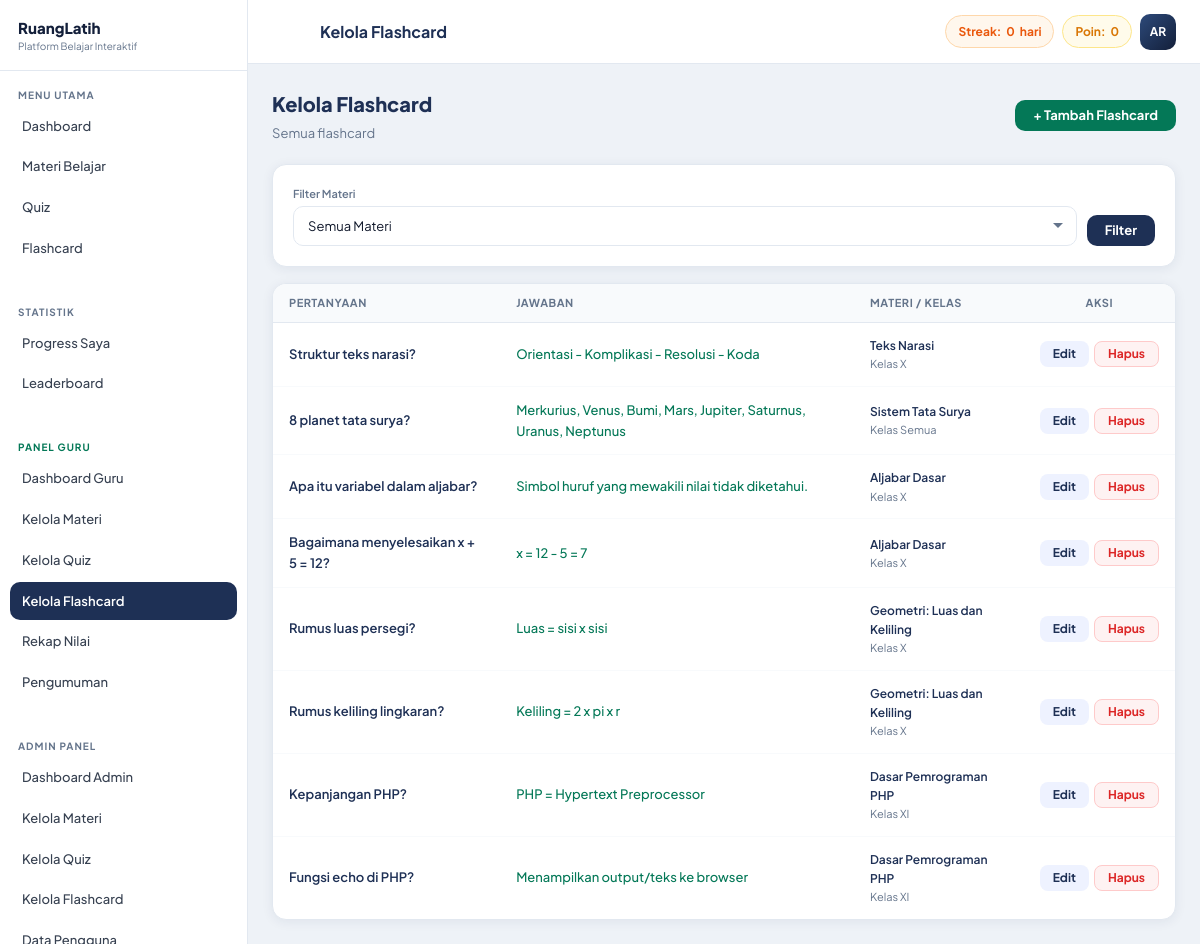
Page /guru/flashcard.php (signed in) on the committed database.
### tables this page shows
CREATE TABLE users (
    id          INT AUTO_INCREMENT PRIMARY KEY,
    name        VARCHAR(100) NOT NULL,
    email       VARCHAR(150) UNIQUE NOT NULL,
    password    VARCHAR(255) NOT NULL,
    role        ENUM('user','admin','guru') DEFAULT 'user',
    nisn        VARCHAR(10)  DEFAULT NULL COMMENT '10 digit Nomor Induk Siswa Nasional',
    no_absen    TINYINT UNSIGNED DEFAULT NULL COMMENT 'Nomor absen di kelas',
    kelas       VARCHAR(30)  DEFAULT NULL  COMMENT 'Contoh: X IPA 1, XI RPL 2',
    avatar      VARCHAR(255) DEFAULT NULL,
    total_points INT DEFAULT 0,
    streak      INT DEFAULT 0,
    last_active DATE DEFAULT NULL,
    created_at  TIMESTAMP DEFAULT CURRENT_TIMESTAMP
);

CREATE TABLE flashcards (
    id          INT AUTO_INCREMENT PRIMARY KEY,
    material_id INT NOT NULL,
    question    TEXT NOT NULL,
    answer      TEXT NOT NULL,
    FOREIGN KEY (material_id) REFERENCES materials(id) ON DELETE CASCADE
);

CREATE TABLE materials (
    id          INT AUTO_INCREMENT PRIMARY KEY,
    category_id INT NOT NULL,
    title       VARCHAR(200) NOT NULL,
    content     LONGTEXT NOT NULL,
    kelas       VARCHAR(30)  DEFAULT 'Semua' COMMENT 'Semua | X | XI | XII | X IPA 1 | dst',
    thumbnail   VARCHAR(255) DEFAULT NULL,
    created_at  TIMESTAMP DEFAULT CURRENT_TIMESTAMP,
    FOREIGN KEY (category_id) REFERENCES categories(id) ON DELETE CASCADE
);

### includes/functions.php (called while the page is built, shortened)
<?php
function isAdmin()     { return isset($_SESSION['role']) && $_SESSION['role'] === 'admin'; }
function getGuruMaterialCondition(string $alias = 'm'): string {
    if (isAdmin()) return '1=1';
    $uid = (int)$_SESSION['user_id'];
    return "EXISTS (
        SELECT 1 FROM guru_assignments ga
        WHERE ga.guru_id = {$uid}
          AND ga.category_id = {$alias}.category_id
          AND ({$alias}.kelas = 'Semua' OR ga.kelas = {$alias}.kelas OR ga.kelas = 'Semua')
    )";
}
function getCurrentUser() {
    $db = getDB(); $id = (int)$_SESSION['user_id'];
    $r  = $db->query("SELECT * FROM users WHERE id=$id LIMIT 1");
    return $r ? $r->fetch_assoc() : null;
}
function getInitials($name) {
    $w=explode(' ',trim($name)); $i='';
    foreach(array_slice($w,0,2) as $word) $i.=strtoupper(substr($word,0,1));
    return $i;
}

### guru/flashcard.php (the view, shortened to what this page needs)
<?php
require_once __DIR__ . '/../includes/functions.php';
$user = getCurrentUser(); $db = getDB(); $uid = (int)$_SESSION['user_id'];
$pageTitle = 'Kelola Flashcard';
$matCond = getGuruMaterialCondition('m');
$mats = $db->query("
    SELECT m.id, m.title, m.kelas, c.name AS cat_name, c.icon AS cat_icon
    FROM materials m JOIN categories c ON m.category_id=c.id
    WHERE $matCond ORDER BY c.name, m.title
");
$matArr = [];
while ($m = $mats->fetch_assoc()) $matArr[] = $m;
$fWhere = "WHERE 1=1";
$cards = $db->query("
    SELECT f.*, m.title AS mat_title, m.kelas AS mkelas, c.name AS cat_name, c.icon AS cat_icon
    FROM flashcards f
    JOIN materials m ON f.material_id=m.id
    JOIN categories c ON m.category_id=c.id
    $fWhere AND $matCond
    ORDER BY c.name, m.title, f.id
");
include __DIR__ . '/../includes/header.php';
?>
<div style="display:flex;align-items:center;justify-content:space-between;margin-bottom:20px;flex-wrap:wrap;gap:12px">
    <div>
        <div style="font-size:20px;font-weight:800;color:var(--navy)">Kelola Flashcard</div>
        <div style="font-size:13px;color:var(--muted);margin-top:3px"><?= isAdmin() ? 'Semua flashcard' : 'Flashcard dari materi Anda' ?></div>
    </div>
    <?php if ($matArr): ?>
    <button onclick="openModal('addModal')" class="btn" style="background:#047857;color:#fff">+ Tambah Flashcard</button>
    <?php elseif (!isAdmin()): ?>
    <div style="font-size:12px;color:var(--muted);background:#fef9c3;border:1px solid #fde047;border-radius:8px;padding:8px 14px">
        Belum ada materi dalam penugasan Anda. Tambahkan materi terlebih dahulu di menu <a href="materi.php" style="color:var(--navy);font-weight:700">Kelola Materi</a>.
    </div>
    <?php endif; ?>
</div>
<div class="card card-pad" style="margin-bottom:16px">
<form method="GET" style="display:flex;gap:10px;flex-wrap:wrap;align-items:flex-end">
    <div style="flex:1;min-width:200px">
        <div style="font-size:11px;font-weight:600;color:var(--muted);margin-bottom:4px">Filter Materi</div>
        <select name="material_id" class="form-input form-select">
            <option value="">Semua Materi</option>
        </select>
    </div>
    <div style="display:flex;gap:8px">
        <button type="submit" class="btn btn-navy">Filter</button>
    </div>
</form>
</div>
<div class="card" style="overflow:hidden">
<div style="overflow-x:auto">
<table class="data-table">
    <thead><tr><th>Pertanyaan</th><th>Jawaban</th><th>Materi / Kelas</th><th style="text-align:center">Aksi</th></tr></thead>
    <tbody>
    <?php if (!$cards || $cards->num_rows === 0): ?>
    <tr><td colspan="4" style="text-align:center;padding:40px;color:var(--muted)">Belum ada flashcard.</td></tr>
    <?php else: while ($fc = $cards->fetch_assoc()): ?>
    <tr>
        <td style="font-size:13px;font-weight:600;color:var(--navy)"><?= htmlspecialchars($fc['question']) ?></td>
        <td style="font-size:13px;color:#047857;font-weight:500"><?= htmlspecialchars($fc['answer']) ?></td>
        <td>
            <div style="font-size:12px;font-weight:600;color:var(--navy)"><?= htmlspecialchars($fc['mat_title']) ?></div>
            <div style="font-size:11px;color:var(--muted)">Kelas <?= htmlspecialchars($fc['mkelas']) ?></div>
        </td>
        <td>
            <div style="display:flex;gap:5px;justify-content:center">
                <button onclick='openEditModal(<?= json_encode([
                    "id"=>$fc["id"],"material_id"=>$fc["material_id"],
                    "question"=>$fc["question"],"answer"=>$fc["answer"]
                ]) ?>)' class="btn btn-sm" style="background:var(--navy-pale);color:var(--navy)">Edit</button>
                <form method="POST" onsubmit="return confirm('Hapus flashcard ini?')">
                    <button type="submit" class="btn btn-red btn-sm">Hapus</button>
                </form>
            </div>
        </td>
    </tr>
    <?php endwhile; endif; ?>
    </tbody>
</table>
</div>
</div>
<?php include __DIR__ . '/../includes/footer.php'; ?>

### includes/header.php (shortened to what this page needs)
<!DOCTYPE html>
<html lang="id">
<head>
<link href="https://cdn.jsdelivr.net/npm/@tabler/icons-webfont@2.40.0/tabler-icons.min.css" rel="stylesheet">
<link rel="stylesheet" href="<?= APP_URL ?>/assets/css/custom.css">
</head>
<body>
<div class="app-wrap">
<?php include __DIR__ . '/sidebar.php'; ?>
<div class="main-area">
<header class="topbar">
    <div class="topbar-left">
        <button class="topbar-menu-btn" onclick="toggleSidebar()">
        </button>
        <div class="topbar-title"><?= isset($pageTitle) ? htmlspecialchars($pageTitle) : APP_NAME ?></div>
    </div>
    <div class="topbar-right">
        <?php if ($user): ?>
        <div class="topbar-badge topbar-streak">
            Streak: <strong><?= (int)$user['streak'] ?></strong> hari
        </div>
        <div class="topbar-badge topbar-pts">
            Poin: <strong><?= number_format((int)$user['total_points']) ?></strong>
        </div>
        <div class="topbar-avatar" title="<?= htmlspecialchars($user['name']) ?>">
            <?= getInitials($user['name']) ?>
        </div>
        <?php endif; ?>
    </div>
</header>
<main class="page-content">

### assets/css/custom.css (style rules this page uses)
:root { --navy: #1e3055; --navy-dk: #131f3a; --navy-lt: #2d4a7a; --navy-pale: #eef2ff; --gold: #f59e0b; --gold-dk: #d97706; --gold-lt: #fde68a; --gold-pale: #fffbeb; --bg: #eef2f7; --white: #ffffff; --text: #0f172a; --muted: #64748b; --border: #e2e8f0; --r: 14px; --r-lg: 20px; --r-xl: 28px; --shadow: 0 2px 12px rgba(30,48,85,.07); --shadow-lg: 0 8px 32px rgba(30,48,85,.14); --sidebar-w: 248px; --topbar-h: 64px; }
*,:before,:after { box-sizing:border-box;margin:0;padding:0 }
body { font-family:'Plus Jakarta Sans',system-ui,sans-serif;background:var(--bg);color:var(--text);font-size:14px;line-height:1.6;-webkit-font-smoothing:antialiased }
input,select,textarea,button { font-family:inherit }
.app-wrap { display:flex;min-height:100vh }
.main-area { flex:1;display:flex;flex-direction:column;margin-left:var(--sidebar-w);min-width:0;transition:margin .3s }
.topbar { background:var(--white); border-bottom:1px solid var(--border); height:var(--topbar-h);padding:0 24px; display:flex;align-items:center;justify-content:space-between; position:sticky;top:0;z-index:80; flex-shrink:0; }
.topbar-left { display:flex;align-items:center;gap:12px }
.topbar-menu-btn { background:none;border:none;cursor:pointer; width:36px;height:36px;border-radius:9px; display:flex;align-items:center;justify-content:center; font-size:20px;color:var(--muted); transition:background .15s; }
.topbar-title { font-weight:700;font-size:16px;color:var(--navy) }
.topbar-right { display:flex;align-items:center;gap:8px }
.topbar-badge { display:flex;align-items:center;gap:5px; padding:6px 12px;border-radius:99px;font-size:12px;font-weight:700; }
.topbar-streak { background:#fff7ed;color:#ea580c;border:1px solid #fed7aa }
.topbar-pts { background:var(--gold-pale);color:var(--gold-dk);border:1px solid var(--gold-lt) }
.topbar-avatar { width:36px;height:36px;border-radius:10px; background:linear-gradient(135deg,var(--navy-lt),var(--navy-dk)); color:var(--white);font-weight:700;font-size:12px; display:flex;align-items:center;justify-content:center;cursor:pointer; }
.page-content { flex:1;padding:24px;animation:pgFade .25s ease }
.btn { display:inline-flex;align-items:center;gap:7px;padding:9px 18px;border-radius:10px;font-size:13px;font-weight:700;border:none;cursor:pointer;transition:all .15s;line-height:1 }
.btn-navy { background:var(--navy);color:var(--white) }
.btn-red { background:#fef2f2;color:#dc2626;border:1px solid #fecaca }
.btn-sm { padding:6px 13px;font-size:12px;border-radius:8px }
.card { background:var(--white);border-radius:var(--r);border:1px solid var(--border);box-shadow:var(--shadow);overflow:hidden }
.card-pad { padding:20px }
.data-table { width:100%;border-collapse:collapse;font-size:13px }
.data-table th { background:#f8fafc;padding:10px 16px;text-align:left;font-size:11px;font-weight:700;color:var(--muted);text-transform:uppercase;letter-spacing:.05em;border-bottom:1px solid var(--border) }
.data-table td { padding:13px 16px;border-bottom:1px solid #f8fafc;vertical-align:middle }
.data-table tbody tr:last-child td { border:none }
.form-input { width:100%;padding:10px 14px; border:1.5px solid var(--border);border-radius:10px; font-size:13px;color:var(--text);background:var(--white); transition:border-color .15s,box-shadow .15s;outline:none; }
.form-select { appearance:none;background-repeat:no-repeat;background-position:right 12px center;padding-right:36px }

### rows in the picture
users: streak "0", total_points "0", name "AR"
flashcards: question "Struktur teks narasi?", answer "Orientasi - Komplikasi - Resolusi - Koda", material.title "Teks Narasi", material.kelas "X"
flashcards: question "8 planet tata surya?", answer "Merkurius, Venus, Bumi, Mars, Jupiter, Saturnus, Uranus, Neptunus", material.title "Sistem Tata Surya", material.kelas "Semua"
flashcards: question "Apa itu variabel dalam aljabar?", answer "Simbol huruf yang mewakili nilai tidak diketahui.", material.title "Aljabar Dasar", material.kelas "X"
flashcards: question "Bagaimana menyelesaikan x + 5 = 12?", answer "x = 12 - 5 = 7", material.title "Aljabar Dasar", material.kelas "X"
flashcards: question "Rumus luas persegi?", answer "Luas = sisi x sisi", material.title "Geometri: Luas dan Keliling", material.kelas "X"
flashcards: question "Rumus keliling lingkaran?", answer "Keliling = 2 x pi x r", material.title "Geometri: Luas dan Keliling", material.kelas "X"
flashcards: question "Kepanjangan PHP?", answer "PHP = Hypertext Preprocessor", material.title "Dasar Pemrograman PHP", material.kelas "XI"
flashcards: question "Fungsi echo di PHP?", answer "Menampilkan output/teks ke browser", material.title "Dasar Pemrograman PHP", material.kelas "XI"

### other values in the picture
$pageTitle "Kelola Flashcard"
